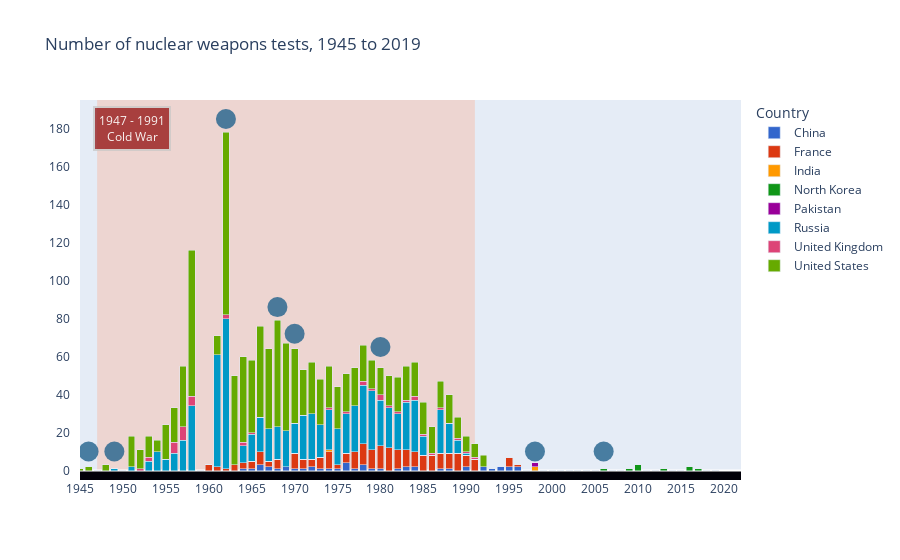

This figure's notebook cell:
### Code cell
testplot = kbplot()
testplot[1].show()

### Figure 1 — Plotly figure (JSON) as saved in the notebook; plotly's stock layout.template omitted (floating-point values rounded to 4 significant figures)
{"data": [{"alignmentgroup": "True", "hovertemplate": "<b>%{hovertext}</b><br><br>Country=China<br>=%{y}<extra></extra>", "hovertext": ["China", "China", "China", "China", "China", "China", "China", "China", "China", "China", "China", "China", "China", "China", "China", "China", "China", "China", "China", "China", "China", "China", "China", "China", "China", "China", "China", "China", "China", "China", "China", "China", "China", "China", "China", "China", "China", "China", "China", "China", "China", "China", "China", "China", "China", "China", "China", "China", "China", "China", "China", "China", "China", "China", "China", "China", "China", "China", "China", "China", "China", "China", "China", "China", "China", "China", "China", "China", "China", "China", "China", "China", "China", "China", "China"], "legendgroup": "China", "marker": {"color": "#3366CC", "pattern": {"shape": ""}}, "name": "China", "offsetgroup": "China", "orientation": "v", "showlegend": true, "textposition": "auto", "type": "bar", "x": [1945, 1946, 1947, 1948, 1949, 1950, 1951, 1952, 1953, 1954, 1955, 1956, 1957, 1958, 1959, 1960, 1961, 1962, 1963, 1964, 1965, 1966, 1967, 1968, 1969, 1970, 1971, 1972, 1973, 1974, 1975, 1976, 1977, 1978, 1979, 1980, 1981, 1982, 1983, 1984, 1985, 1986, 1987, 1988, 1989, 1990, 1991, 1992, 1993, 1994, 1995, 1996, 1997, 1998, 1999, 2000, 2001, 2002, 2003, 2004, 2005, 2006, 2007, 2008, 2009, 2010, 2011, 2012, 2013, 2014, 2015, 2016, 2017, 2018, 2019], "xaxis": "x", "y": [0, 0, 0, 0, 0, 0, 0, 0, 0, 0, 0, 0, 0, 0, 0, 0, 0, 0, 0, 1, 1, 3, 2, 1, 2, 1, 1, 2, 1, 1, 1, 4, 1, 3, 1, 1, 0, 1, 2, 2, 0, 0, 1, 1, 0, 2, 0, 2, 1, 2, 2, 2, 0, 0, 0, 0, 0, 0, 0, 0, 0, 0, 0, 0, 0, 0, 0, 0, 0, 0, 0, 0, 0, 0, 0], "yaxis": "y"}, {"alignmentgroup": "True", "hovertemplate": "<b>%{hovertext}</b><br><br>Country=France<br>=%{y}<extra></extra>", "hovertext": ["France", "France", "France", "France", "France", "France", "France", "France", "France", "France", "France", "France", "France", "France", "France", "France", "France", "France", "France", "France", "France", "France", "France", "France", "France", "France", "France", "France", "France", "France", "France", "France", "France", "France", "France", "France", "France", "France", "France", "France", "France", "France", "France", "France", "France", "France", "France", "France", "France", "France", "France", "France", "France", "France", "France", "France", "France", "France", "France", "France", "France", "France", "France", "France", "France", "France", "France", "France", "France", "France", "France", "France", "France", "France", "France"], "legendgroup": "France", "marker": {"color": "#DC3912", "pattern": {"shape": ""}}, "name": "France", "offsetgroup": "France", "orientation": "v", "showlegend": true, "textposition": "auto", "type": "bar", "x": [1945, 1946, 1947, 1948, 1949, 1950, 1951, 1952, 1953, 1954, 1955, 1956, 1957, 1958, 1959, 1960, 1961, 1962, 1963, 1964, 1965, 1966, 1967, 1968, 1969, 1970, 1971, 1972, 1973, 1974, 1975, 1976, 1977, 1978, 1979, 1980, 1981, 1982, 1983, 1984, 1985, 1986, 1987, 1988, 1989, 1990, 1991, 1992, 1993, 1994, 1995, 1996, 1997, 1998, 1999, 2000, 2001, 2002, 2003, 2004, 2005, 2006, 2007, 2008, 2009, 2010, 2011, 2012, 2013, 2014, 2015, 2016, 2017, 2018, 2019], "xaxis": "x", "y": [0, 0, 0, 0, 0, 0, 0, 0, 0, 0, 0, 0, 0, 0, 0, 3, 2, 1, 3, 3, 4, 7, 3, 5, 0, 8, 5, 4, 6, 9, 2, 5, 9, 11, 10, 12, 12, 10, 9, 8, 8, 8, 8, 8, 9, 6, 6, 0, 0, 0, 5, 1, 0, 0, 0, 0, 0, 0, 0, 0, 0, 0, 0, 0, 0, 0, 0, 0, 0, 0, 0, 0, 0, 0, 0], "yaxis": "y"}, {"alignmentgroup": "True", "hovertemplate": "<b>%{hovertext}</b><br><br>Country=India<br>=%{y}<extra></extra>", "hovertext": ["India", "India", "India", "India", "India", "India", "India", "India", "India", "India", "India", "India", "India", "India", "India", "India", "India", "India", "India", "India", "India", "India", "India", "India", "India", "India", "India", "India", "India", "India", "India", "India", "India", "India", "India", "India", "India", "India", "India", "India", "India", "India", "India", "India", "India", "India", "India", "India", "India", "India", "India", "India", "India", "India", "India", "India", "India", "India", "India", "India", "India", "India", "India", "India", "India", "India", "India", "India", "India", "India", "India", "India", "India", "India", "India"], "legendgroup": "India", "marker": {"color": "#FF9900", "pattern": {"shape": ""}}, "name": "India", "offsetgroup": "India", "orientation": "v", "showlegend": true, "textposition": "auto", "type": "bar", "x": [1945, 1946, 1947, 1948, 1949, 1950, 1951, 1952, 1953, 1954, 1955, 1956, 1957, 1958, 1959, 1960, 1961, 1962, 1963, 1964, 1965, 1966, 1967, 1968, 1969, 1970, 1971, 1972, 1973, 1974, 1975, 1976, 1977, 1978, 1979, 1980, 1981, 1982, 1983, 1984, 1985, 1986, 1987, 1988, 1989, 1990, 1991, 1992, 1993, 1994, 1995, 1996, 1997, 1998, 1999, 2000, 2001, 2002, 2003, 2004, 2005, 2006, 2007, 2008, 2009, 2010, 2011, 2012, 2013, 2014, 2015, 2016, 2017, 2018, 2019], "xaxis": "x", "y": [0, 0, 0, 0, 0, 0, 0, 0, 0, 0, 0, 0, 0, 0, 0, 0, 0, 0, 0, 0, 0, 0, 0, 0, 0, 0, 0, 0, 0, 1, 0, 0, 0, 0, 0, 0, 0, 0, 0, 0, 0, 0, 0, 0, 0, 0, 0, 0, 0, 0, 0, 0, 0, 2, 0, 0, 0, 0, 0, 0, 0, 0, 0, 0, 0, 0, 0, 0, 0, 0, 0, 0, 0, 0, 0], "yaxis": "y"}, {"alignmentgroup": "True", "hovertemplate": "<b>%{hovertext}</b><br><br>Country=North Korea<br>=%{y}<extra></extra>", "hovertext": ["North Korea", "North Korea", "North Korea", "North Korea", "North Korea", "North Korea", "North Korea", "North Korea", "North Korea", "North Korea", "North Korea", "North Korea", "North Korea", "North Korea", "North Korea", "North Korea", "North Korea", "North Korea", "North Korea", "North Korea", "North Korea", "North Korea", "North Korea", "North Korea", "North Korea", "North Korea", "North Korea", "North Korea", "North Korea", "North Korea", "North Korea", "North Korea", "North Korea", "North Korea", "North Korea", "North Korea", "North Korea", "North Korea", "North Korea", "North Korea", "North Korea", "North Korea", "North Korea", "North Korea", "North Korea", "North Korea", "North Korea", "North Korea", "North Korea", "North Korea", "North Korea", "North Korea", "North Korea", "North Korea", "North Korea", "North Korea", "North Korea", "North Korea", "North Korea", "North Korea", "North Korea", "North Korea", "North Korea", "North Korea", "North Korea", "North Korea", "North Korea", "North Korea", "North Korea", "North Korea", "North Korea", "North Korea", "North Korea", "North Korea", "North Korea"], "legendgroup": "North Korea", "marker": {"color": "#109618", "pattern": {"shape": ""}}, "name": "North Korea", "offsetgroup": "North Korea", "orientation": "v", "showlegend": true, "textposition": "auto", "type": "bar", "x": [1945, 1946, 1947, 1948, 1949, 1950, 1951, 1952, 1953, 1954, 1955, 1956, 1957, 1958, 1959, 1960, 1961, 1962, 1963, 1964, 1965, 1966, 1967, 1968, 1969, 1970, 1971, 1972, 1973, 1974, 1975, 1976, 1977, 1978, 1979, 1980, 1981, 1982, 1983, 1984, 1985, 1986, 1987, 1988, 1989, 1990, 1991, 1992, 1993, 1994, 1995, 1996, 1997, 1998, 1999, 2000, 2001, 2002, 2003, 2004, 2005, 2006, 2007, 2008, 2009, 2010, 2011, 2012, 2013, 2014, 2015, 2016, 2017, 2018, 2019], "xaxis": "x", "y": [0, 0, 0, 0, 0, 0, 0, 0, 0, 0, 0, 0, 0, 0, 0, 0, 0, 0, 0, 0, 0, 0, 0, 0, 0, 0, 0, 0, 0, 0, 0, 0, 0, 0, 0, 0, 0, 0, 0, 0, 0, 0, 0, 0, 0, 0, 0, 0, 0, 0, 0, 0, 0, 0, 0, 0, 0, 0, 0, 0, 0, 1, 0, 0, 1, 3, 0, 0, 1, 0, 0, 2, 1, 0, 0], "yaxis": "y"}, {"alignmentgroup": "True", "hovertemplate": "<b>%{hovertext}</b><br><br>Country=Pakistan<br>=%{y}<extra></extra>", "hovertext": ["Pakistan", "Pakistan", "Pakistan", "Pakistan", "Pakistan", "Pakistan", "Pakistan", "Pakistan", "Pakistan", "Pakistan", "Pakistan", "Pakistan", "Pakistan", "Pakistan", "Pakistan", "Pakistan", "Pakistan", "Pakistan", "Pakistan", "Pakistan", "Pakistan", "Pakistan", "Pakistan", "Pakistan", "Pakistan", "Pakistan", "Pakistan", "Pakistan", "Pakistan", "Pakistan", "Pakistan", "Pakistan", "Pakistan", "Pakistan", "Pakistan", "Pakistan", "Pakistan", "Pakistan", "Pakistan", "Pakistan", "Pakistan", "Pakistan", "Pakistan", "Pakistan", "Pakistan", "Pakistan", "Pakistan", "Pakistan", "Pakistan", "Pakistan", "Pakistan", "Pakistan", "Pakistan", "Pakistan", "Pakistan", "Pakistan", "Pakistan", "Pakistan", "Pakistan", "Pakistan", "Pakistan", "Pakistan", "Pakistan", "Pakistan", "Pakistan", "Pakistan", "Pakistan", "Pakistan", "Pakistan", "Pakistan", "Pakistan", "Pakistan", "Pakistan", "Pakistan", "Pakistan"], "legendgroup": "Pakistan", "marker": {"color": "#990099", "pattern": {"shape": ""}}, "name": "Pakistan", "offsetgroup": "Pakistan", "orientation": "v", "showlegend": true, "textposition": "auto", "type": "bar", "x": [1945, 1946, 1947, 1948, 1949, 1950, 1951, 1952, 1953, 1954, 1955, 1956, 1957, 1958, 1959, 1960, 1961, 1962, 1963, 1964, 1965, 1966, 1967, 1968, 1969, 1970, 1971, 1972, 1973, 1974, 1975, 1976, 1977, 1978, 1979, 1980, 1981, 1982, 1983, 1984, 1985, 1986, 1987, 1988, 1989, 1990, 1991, 1992, 1993, 1994, 1995, 1996, 1997, 1998, 1999, 2000, 2001, 2002, 2003, 2004, 2005, 2006, 2007, 2008, 2009, 2010, 2011, 2012, 2013, 2014, 2015, 2016, 2017, 2018, 2019], "xaxis": "x", "y": [0, 0, 0, 0, 0, 0, 0, 0, 0, 0, 0, 0, 0, 0, 0, 0, 0, 0, 0, 0, 0, 0, 0, 0, 0, 0, 0, 0, 0, 0, 0, 0, 0, 0, 0, 0, 0, 0, 0, 0, 0, 0, 0, 0, 0, 0, 0, 0, 0, 0, 0, 0, 0, 2, 0, 0, 0, 0, 0, 0, 0, 0, 0, 0, 0, 0, 0, 0, 0, 0, 0, 0, 0, 0, 0], "yaxis": "y"}, {"alignmentgroup": "True", "hovertemplate": "<b>%{hovertext}</b><br><br>Country=Russia<br>=%{y}<extra></extra>", "hovertext": ["Russia", "Russia", "Russia", "Russia", "Russia", "Russia", "Russia", "Russia", "Russia", "Russia", "Russia", "Russia", "Russia", "Russia", "Russia", "Russia", "Russia", "Russia", "Russia", "Russia", "Russia", "Russia", "Russia", "Russia", "Russia", "Russia", "Russia", "Russia", "Russia", "Russia", "Russia", "Russia", "Russia", "Russia", "Russia", "Russia", "Russia", "Russia", "Russia", "Russia", "Russia", "Russia", "Russia", "Russia", "Russia", "Russia", "Russia", "Russia", "Russia", "Russia", "Russia", "Russia", "Russia", "Russia", "Russia", "Russia", "Russia", "Russia", "Russia", "Russia", "Russia", "Russia", "Russia", "Russia", "Russia", "Russia", "Russia", "Russia", "Russia", "Russia", "Russia", "Russia", "Russia", "Russia", "Russia"], "legendgroup": "Russia", "marker": {"color": "#0099C6", "pattern": {"shape": ""}}, "name": "Russia", "offsetgroup": "Russia", "orientation": "v", "showlegend": true, "textposition": "auto", "type": "bar", "x": [1945, 1946, 1947, 1948, 1949, 1950, 1951, 1952, 1953, 1954, 1955, 1956, 1957, 1958, 1959, 1960, 1961, 1962, 1963, 1964, 1965, 1966, 1967, 1968, 1969, 1970, 1971, 1972, 1973, 1974, 1975, 1976, 1977, 1978, 1979, 1980, 1981, 1982, 1983, 1984, 1985, 1986, 1987, 1988, 1989, 1990, 1991, 1992, 1993, 1994, 1995, 1996, 1997, 1998, 1999, 2000, 2001, 2002, 2003, 2004, 2005, 2006, 2007, 2008, 2009, 2010, 2011, 2012, 2013, 2014, 2015, 2016, 2017, 2018, 2019], "xaxis": "x", "y": [0, 0, 0, 0, 1, 0, 2, 0, 5, 10, 6, 9, 16, 34, 0, 0, 59, 79, 0, 9, 14, 18, 17, 17, 19, 16, 23, 24, 17, 21, 19, 21, 24, 31, 31, 24, 21, 19, 25, 27, 10, 0, 23, 16, 7, 1, 0, 0, 0, 0, 0, 0, 0, 0, 0, 0, 0, 0, 0, 0, 0, 0, 0, 0, 0, 0, 0, 0, 0, 0, 0, 0, 0, 0, 0], "yaxis": "y"}, {"alignmentgroup": "True", "hovertemplate": "<b>%{hovertext}</b><br><br>Country=United Kingdom<br>=%{y}<extra></extra>", "hovertext": ["United Kingdom", "United Kingdom", "United Kingdom", "United Kingdom", "United Kingdom", "United Kingdom", "United Kingdom", "United Kingdom", "United Kingdom", "United Kingdom", "United Kingdom", "United Kingdom", "United Kingdom", "United Kingdom", "United Kingdom", "United Kingdom", "United Kingdom", "United Kingdom", "United Kingdom", "United Kingdom", "United Kingdom", "United Kingdom", "United Kingdom", "United Kingdom", "United Kingdom", "United Kingdom", "United Kingdom", "United Kingdom", "United Kingdom", "United Kingdom", "United Kingdom", "United Kingdom", "United Kingdom", "United Kingdom", "United Kingdom", "United Kingdom", "United Kingdom", "United Kingdom", "United Kingdom", "United Kingdom", "United Kingdom", "United Kingdom", "United Kingdom", "United Kingdom", "United Kingdom", "United Kingdom", "United Kingdom", "United Kingdom", "United Kingdom", "United Kingdom", "United Kingdom", "United Kingdom", "United Kingdom", "United Kingdom", "United Kingdom", "United Kingdom", "United Kingdom", "United Kingdom", "United Kingdom", "United Kingdom", "United Kingdom", "United Kingdom", "United Kingdom", "United Kingdom", "United Kingdom", "United Kingdom", "United Kingdom", "United Kingdom", "United Kingdom", "United Kingdom", "United Kingdom", "United Kingdom", "United Kingdom", "United Kingdom", "United Kingdom"], "legendgroup": "United Kingdom", "marker": {"color": "#DD4477", "pattern": {"shape": ""}}, "name": "United Kingdom", "offsetgroup": "United Kingdom", "orientation": "v", "showlegend": true, "textposition": "auto", "type": "bar", "x": [1945, 1946, 1947, 1948, 1949, 1950, 1951, 1952, 1953, 1954, 1955, 1956, 1957, 1958, 1959, 1960, 1961, 1962, 1963, 1964, 1965, 1966, 1967, 1968, 1969, 1970, 1971, 1972, 1973, 1974, 1975, 1976, 1977, 1978, 1979, 1980, 1981, 1982, 1983, 1984, 1985, 1986, 1987, 1988, 1989, 1990, 1991, 1992, 1993, 1994, 1995, 1996, 1997, 1998, 1999, 2000, 2001, 2002, 2003, 2004, 2005, 2006, 2007, 2008, 2009, 2010, 2011, 2012, 2013, 2014, 2015, 2016, 2017, 2018, 2019], "xaxis": "x", "y": [0, 0, 0, 0, 0, 0, 0, 1, 2, 0, 0, 6, 7, 5, 0, 0, 0, 2, 0, 2, 1, 0, 0, 0, 0, 0, 0, 0, 0, 1, 0, 1, 0, 2, 1, 3, 1, 1, 1, 2, 1, 1, 1, 0, 1, 1, 1, 0, 0, 0, 0, 0, 0, 0, 0, 0, 0, 0, 0, 0, 0, 0, 0, 0, 0, 0, 0, 0, 0, 0, 0, 0, 0, 0, 0], "yaxis": "y"}, {"alignmentgroup": "True", "hovertemplate": "<b>%{hovertext}</b><br><br>Country=United States<br>=%{y}<extra></extra>", "hovertext": ["United States", "United States", "United States", "United States", "United States", "United States", "United States", "United States", "United States", "United States", "United States", "United States", "United States", "United States", "United States", "United States", "United States", "United States", "United States", "United States", "United States", "United States", "United States", "United States", "United States", "United States", "United States", "United States", "United States", "United States", "United States", "United States", "United States", "United States", "United States", "United States", "United States", "United States", "United States", "United States", "United States", "United States", "United States", "United States", "United States", "United States", "United States", "United States", "United States", "United States", "United States", "United States", "United States", "United States", "United States", "United States", "United States", "United States", "United States", "United States", "United States", "United States", "United States", "United States", "United States", "United States", "United States", "United States", "United States", "United States", "United States", "United States", "United States", "United States", "United States"], "legendgroup": "United States", "marker": {"color": "#66AA00", "pattern": {"shape": ""}}, "name": "United States", "offsetgroup": "United States", "orientation": "v", "showlegend": true, "textposition": "auto", "type": "bar", "x": [1945, 1946, 1947, 1948, 1949, 1950, 1951, 1952, 1953, 1954, 1955, 1956, 1957, 1958, 1959, 1960, 1961, 1962, 1963, 1964, 1965, 1966, 1967, 1968, 1969, 1970, 1971, 1972, 1973, 1974, 1975, 1976, 1977, 1978, 1979, 1980, 1981, 1982, 1983, 1984, 1985, 1986, 1987, 1988, 1989, 1990, 1991, 1992, 1993, 1994, 1995, 1996, 1997, 1998, 1999, 2000, 2001, 2002, 2003, 2004, 2005, 2006, 2007, 2008, 2009, 2010, 2011, 2012, 2013, 2014, 2015, 2016, 2017, 2018, 2019], "xaxis": "x", "y": [1, 2, 0, 3, 0, 0, 16, 10, 11, 6, 18, 18, 32, 77, 0, 0, 10, 96, 47, 45, 38, 48, 42, 56, 46, 39, 24, 27, 24, 22, 22, 20, 20, 19, 15, 14, 16, 18, 18, 18, 17, 14, 14, 15, 11, 8, 7, 6, 0, 0, 0, 0, 0, 0, 0, 0, 0, 0, 0, 0, 0, 0, 0, 0, 0, 0, 0, 0, 0, 0, 0, 0, 0, 0, 0], "yaxis": "y"}, {"hovertemplate": "Atomic bombings of Hiroshima and Nagasaki", "marker": {"color": "#21618C", "opacity": 0.8, "size": 20}, "name": "1945", "showlegend": false, "type": "scatter", "x": [1946], "y": [10]}, {"hovertemplate": "First successful test by USSR", "marker": {"color": "#21618C", "opacity": 0.8, "size": 20}, "name": "1949", "showlegend": false, "type": "scatter", "x": [1949], "y": [10]}, {"hovertemplate": "Cuban Missile Crisis", "marker": {"color": "#21618C", "opacity": 0.8, "size": 20}, "name": "1962", "showlegend": false, "type": "scatter", "x": [1962], "y": [185]}, {"hovertemplate": "Non-Proliferation Treaty", "marker": {"color": "#21618C", "opacity": 0.8, "size": 20}, "name": "1968", "showlegend": false, "type": "scatter", "x": [1968], "y": [86]}, {"hovertemplate": "Détente began in 1969, as a core element of the foreign policy<br>of president Richard Nixon and his top advisor Henry Kissinger. They wanted to end<br>the containment policy and gain friendlier relations with the USSR and China.", "marker": {"color": "#21618C", "opacity": 0.8, "size": 20}, "name": "1969", "showlegend": false, "type": "scatter", "x": [1970], "y": [72]}, {"hovertemplate": "Cold War flares up: after Soviet invasion of Afghanistan", "marker": {"color": "#21618C", "opacity": 0.8, "size": 20}, "name": "1979", "showlegend": false, "type": "scatter", "x": [1980], "y": [65]}, {"hovertemplate": "India test detonated five nuclear weapons. Domestic pressure<br>within Pakistan began to build which resulted in detonating six nuclear weapons.", "marker": {"color": "#21618C", "opacity": 0.8, "size": 20}, "name": "1998", "showlegend": false, "type": "scatter", "x": [1998], "y": [10]}, {"hovertemplate": "First successful test by North Korea", "marker": {"color": "#21618C", "opacity": 0.8, "size": 20}, "name": "2006", "showlegend": false, "type": "scatter", "x": [2006], "y": [10]}], "layout": {"annotations": [{"align": "center", "arrowcolor": "#636363", "arrowhead": 2, "arrowsize": 1, "arrowwidth": 2, "bgcolor": "DarkRed", "bordercolor": "#c7c7c7", "borderpad": 4, "borderwidth": 2, "font": {"color": "#ffffff", "size": 12}, "opacity": 0.7, "showarrow": false, "text": "1947 - 1991<br>Cold War", "x": 1951, "xref": "x", "y": 180, "yref": "y"}], "autosize": true, "barmode": "stack", "legend": {"title": {"text": "Country"}, "tracegroupgap": 0}, "shapes": [{"fillcolor": "LightSalmon", "layer": "below", "line": {"width": 0}, "opacity": 0.3, "type": "rect", "x0": "1947", "x1": "1991", "xref": "x", "y0": 0, "y1": 1, "yref": "y domain"}, {"fillcolor": "#010008", "layer": "below", "line": {"width": 0}, "opacity": 1, "type": "rect", "x0": 0, "x1": 1, "xref": "x domain", "y0": -5, "y1": 0, "yref": "y"}], "title": {"text": "Number of nuclear weapons tests, 1945 to 2019"}, "xaxis": {"anchor": "y", "domain": [0, 1], "range": [1945, 2022], "tickangle": 0, "ticklabelstep": 5, "tickmode": "linear", "title": {"text": ""}, "type": "linear"}, "yaxis": {"anchor": "x", "domain": [0, 1], "range": [-5, 195], "showgrid": false, "ticklabelstep": 20, "tickmode": "linear", "ticksuffix": "   ", "title": {"text": ""}, "type": "linear"}}}
